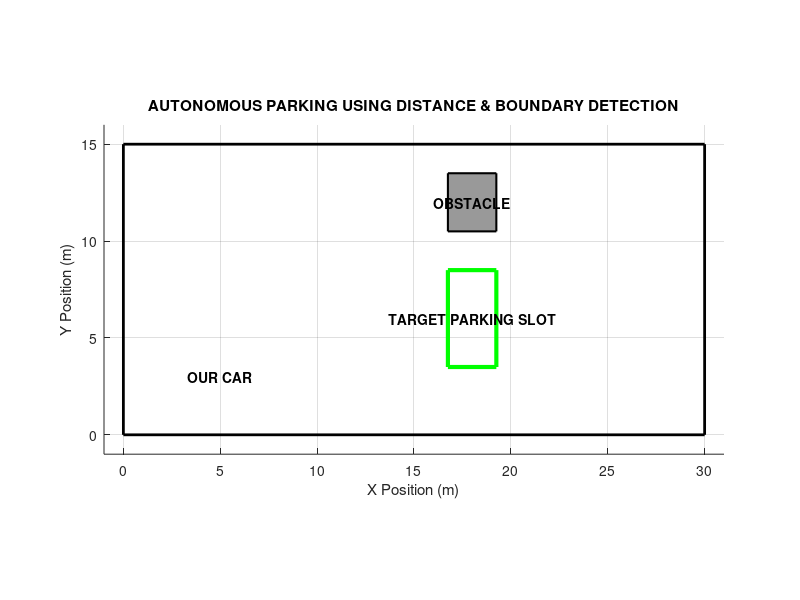

The MATLAB script that drew this image: (Note: this script raises an error after producing the figure.)
clc;
clear;
close all;

%% =========================================================
% AUTONOMOUS PARKING USING DISTANCE & BOUNDARY DETECTION
% VERSION 2
%
% Vehicle:
% Length   = 4.5 m
% Width    = 1.8 m
% Wheelbase = 2.7 m
%
% Parking maneuver:
% 1. Approach
% 2. Turn 90 degrees
% 3. Enter parking slot
% 4. Stop
% 5. Verify parking
%% =========================================================


%% =========================================================
% 1. VEHICLE PARAMETERS
%% =========================================================

vehicle.length = 4.5;
vehicle.width = 1.8;
vehicle.wheelbase = 2.7;

vehicle.maxSteering = deg2rad(30);


%% =========================================================
% 2. PARKING ENVIRONMENT
%% =========================================================

env.x_min = 0;
env.x_max = 30;

env.y_min = 0;
env.y_max = 15;


%% =========================================================
% TARGET PARKING SLOT
%% =========================================================

slot.x = 18;
slot.y = 6;

slot.width = 2.5;
slot.length = 5.0;


%% =========================================================
% OBSTACLE VEHICLE
%% =========================================================

obstacle.x = 18;
obstacle.y = 12;

obstacle.width = 2.5;
obstacle.length = 3.0;


%% =========================================================
% 3. INITIAL VEHICLE STATE
%% =========================================================

x = 5;
y = 3;

theta = 0;


%% =========================================================
% SIMULATION PARAMETERS
%% =========================================================

dt = 0.02;

simulationTime = 40;

time = 0:dt:simulationTime;


%% =========================================================
% STATE MACHINE
%% =========================================================

state = 1;

% State 1 = APPROACH
% State 2 = TURN
% State 3 = PARK
% State 4 = PARKED
% State 5 = EMERGENCY STOP


%% =========================================================
% TURN PARAMETERS
%% =========================================================

turnRadius = 1.0;

turnCenterX = 17;

turnCenterY = 4;

turnAngle = -pi/2;


%% =========================================================
% CREATE FIGURE
%% =========================================================

figure( ...
    'Name','Autonomous Parking System V2', ...
    'NumberTitle','off');

hold on;

grid on;

axis equal;

xlim([-1 31]);
ylim([-1 16]);

xlabel('X Position (m)');
ylabel('Y Position (m)');

title( ...
    'AUTONOMOUS PARKING USING DISTANCE & BOUNDARY DETECTION');


%% =========================================================
% PARKING LOT
%% =========================================================

rectangle( ...
    'Position',[ ...
    env.x_min ...
    env.y_min ...
    env.x_max-env.x_min ...
    env.y_max-env.y_min], ...
    'EdgeColor','k', ...
    'LineWidth',2);


%% =========================================================
% TARGET PARKING SLOT
%% =========================================================

rectangle( ...
    'Position',[ ...
    slot.x-slot.width/2 ...
    slot.y-slot.length/2 ...
    slot.width ...
    slot.length], ...
    'EdgeColor','g', ...
    'LineWidth',3);


text( ...
    slot.x, ...
    slot.y, ...
    'TARGET PARKING SLOT', ...
    'HorizontalAlignment','center', ...
    'FontWeight','bold');


%% =========================================================
% OBSTACLE
%% =========================================================

rectangle( ...
    'Position',[ ...
    obstacle.x-obstacle.width/2 ...
    obstacle.y-obstacle.length/2 ...
    obstacle.width ...
    obstacle.length], ...
    'FaceColor',[0.6 0.6 0.6], ...
    'EdgeColor','k', ...
    'LineWidth',1.5);


text( ...
    obstacle.x, ...
    obstacle.y, ...
    'OBSTACLE', ...
    'HorizontalAlignment','center', ...
    'FontWeight','bold');


%% =========================================================
% CAR
%% =========================================================

car = patch( ...
    [0 0 0 0], ...
    [0 0 0 0], ...
    'b', ...
    'EdgeColor','k', ...
    'LineWidth',2);


%% =========================================================
% CAR LABEL
%% =========================================================

carLabel = text( ...
    x, ...
    y, ...
    'OUR CAR', ...
    'HorizontalAlignment','center', ...
    'FontWeight','bold');


%% =========================================================
% TRAJECTORY
%% =========================================================

trajectoryX = [];
trajectoryY = [];

trajectory = plot( ...
    NaN, ...
    NaN, ...
    'b--', ...
    'LineWidth',1.5);


%% =========================================================
% SENSOR GRAPHICS
%% =========================================================

frontSensor = plot( ...
    NaN,NaN, ...
    'r-', ...
    'LineWidth',2);

rearSensor = plot( ...
    NaN,NaN, ...
    'm-', ...
    'LineWidth',2);

leftSensor = plot( ...
    NaN,NaN, ...
    'c-', ...
    'LineWidth',2);

rightSensor = plot( ...
    NaN,NaN, ...
    'y-', ...
    'LineWidth',2);


%% =========================================================
% INFORMATION PANEL
%% =========================================================

info = text( ...
    1, ...
    14, ...
    '', ...
    'FontSize',10, ...
    'VerticalAlignment','top');


%% =========================================================
% PARKING STATUS
%% =========================================================

status = text( ...
    1, ...
    10, ...
    '', ...
    'FontSize',13, ...
    'FontWeight','bold');


%% =========================================================
% MAIN SIMULATION
%% =========================================================

for k = 1:length(time)


    %% =====================================================
    % SENSOR MODEL
    %% =====================================================

    frontDistance = env.y_max - y;

    rearDistance = y - env.y_min;

    leftDistance = x - env.x_min;

    rightDistance = env.x_max - x;


    %% =====================================================
    % OBSTACLE DISTANCES
    %% =====================================================

    obstacleLeft = ...
        obstacle.x - obstacle.width/2;

    obstacleRight = ...
        obstacle.x + obstacle.width/2;

    obstacleBottom = ...
        obstacle.y - obstacle.length/2;

    obstacleTop = ...
        obstacle.y + obstacle.length/2;


    %% FRONT OBSTACLE DETECTION

    if x >= obstacleLeft && ...
       x <= obstacleRight && ...
       obstacleBottom > y

        frontDistance = min( ...
            frontDistance, ...
            obstacleBottom-y);

    end


    %% REAR OBSTACLE DETECTION

    if x >= obstacleLeft && ...
       x <= obstacleRight && ...
       obstacleTop < y

        rearDistance = min( ...
            rearDistance, ...
            y-obstacleTop);

    end


    %% LEFT OBSTACLE DETECTION

    if y >= obstacleBottom && ...
       y <= obstacleTop && ...
       obstacleRight < x

        leftDistance = min( ...
            leftDistance, ...
            x-obstacleRight);

    end


    %% RIGHT OBSTACLE DETECTION

    if y >= obstacleBottom && ...
       y <= obstacleTop && ...
       obstacleLeft > x

        rightDistance = min( ...
            rightDistance, ...
            obstacleLeft-x);

    end


    %% =====================================================
    % SAFETY LIMIT
    %% =====================================================

    safeDistance = 0.6;

    minimumDistance = min([ ...
        frontDistance ...
        rearDistance ...
        leftDistance ...
        rightDistance]);


    %% =====================================================
    % EMERGENCY STOP
    %% =====================================================

    if minimumDistance < safeDistance && ...
       state ~= 4

        state = 5;

    end


    %% =====================================================
    % STATE 1 — APPROACH
    %% =====================================================

    if state == 1


        status.String = ...
            'STATE: APPROACHING PARKING SLOT';


        speed = 0.8;

        steering = 0;


        %% Drive to x = 17 m

        if x >= 17

            state = 2;

        end


    %% =====================================================
    % STATE 2 — 90 DEGREE TURN
    %% =====================================================

    elseif state == 2


        status.String = ...
            'STATE: ALIGNING / TURNING';


        %% Constant-radius left turn

        speed = 0.25;

        steering = ...
            atan(vehicle.wheelbase/turnRadius);


        %% Vehicle model

        x = x + ...
            speed*cos(theta)*dt;

        y = y + ...
            speed*sin(theta)*dt;

        theta = theta + ...
            (speed/vehicle.wheelbase)* ...
            tan(steering)*dt;


        %% Stop turning at approximately 90 degrees

        if theta >= pi/2

            theta = pi/2;

            state = 3;

        end


    %% =====================================================
    % STATE 3 — ENTER PARKING SLOT
    %% =====================================================

    elseif state == 3


        status.String = ...
            'STATE: ENTERING PARKING SLOT';


        speed = 0.4;

        steering = 0;


        %% Vehicle model

        x = x + ...
            speed*cos(theta)*dt;

        y = y + ...
            speed*sin(theta)*dt;


        %% Parking target reached

        if y >= slot.y

            state = 4;

        end


    %% =====================================================
    % STATE 4 — PARKED
    %% =====================================================

    elseif state == 4


        speed = 0;

        steering = 0;

        status.String = ...
            '✓ PARKING COMPLETE';


    %% =====================================================
    % STATE 5 — EMERGENCY STOP
    %% =====================================================

    elseif state == 5


        speed = 0;

        steering = 0;

        status.String = ...
            '⚠ EMERGENCY STOP - OBSTACLE DETECTED';

    end


    %% =====================================================
    % APPROACH VEHICLE MODEL
    %% =====================================================

    if state == 1

        x = x + ...
            speed*cos(theta)*dt;

        y = y + ...
            speed*sin(theta)*dt;

    end


    %% =====================================================
    % UPDATE TRAJECTORY
    %% =====================================================

    trajectoryX(end+1) = x;

    trajectoryY(end+1) = y;

    set( ...
        trajectory, ...
        'XData',trajectoryX, ...
        'YData',trajectoryY);


    %% =====================================================
    % CAR GEOMETRY
    %% =====================================================

    L = vehicle.length;

    W = vehicle.width;


    corners = [ ...
        L/2   W/2;
        L/2  -W/2;
       -L/2  -W/2;
       -L/2   W/2];


    %% Rotation matrix

    R = [ ...
        cos(theta) -sin(theta);
        sin(theta)  cos(theta)];


    rotatedCorners = ...
        (R*corners')';


    carX = rotatedCorners(:,1)+x;

    carY = rotatedCorners(:,2)+y;


    set( ...
        car, ...
        'XData',carX, ...
        'YData',carY);


    set( ...
        carLabel, ...
        'Position',[x y]);


    %% =====================================================
    % SENSOR RAYS
    %% =====================================================

    sensorLength = 5;


    %% Front

    set( ...
        frontSensor, ...
        'XData',[x ...
                 x+sensorLength*cos(theta)], ...
        'YData',[y ...
                 y+sensorLength*sin(theta)]);


    %% Rear

    set( ...
        rearSensor, ...
        'XData',[x ...
                 x-sensorLength*cos(theta)], ...
        'YData',[y ...
                 y-sensorLength*sin(theta)]);


    %% Left

    set( ...
        leftSensor, ...
        'XData',[x ...
                 x-sensorLength*sin(theta)], ...
        'YData',[y ...
                 y+sensorLength*cos(theta)]);


    %% Right

    set( ...
        rightSensor, ...
        'XData',[x ...
                 x+sensorLength*sin(theta)], ...
        'YData',[y ...
                 y-sensorLength*cos(theta)]);


    %% =====================================================
    % INFORMATION DISPLAY
    %% =====================================================

    stateNames = { ...
        'APPROACH', ...
        'TURN', ...
        'PARK', ...
        'PARKED', ...
        'EMERGENCY STOP'};


    info.String = sprintf( ...
        ['SYSTEM DATA\n\n' ...
         'State: %s\n\n' ...
         'X = %.2f m\n' ...
         'Y = %.2f m\n' ...
         'Heading = %.1f deg\n\n' ...
         'Front = %.2f m\n' ...
         'Rear  = %.2f m\n' ...
         'Left  = %.2f m\n' ...
         'Right = %.2f m\n\n' ...
         'Speed = %.2f m/s\n' ...
         'Steering = %.1f deg'], ...
         stateNames{state}, ...
         x, ...
         y, ...
         rad2deg(theta), ...
         frontDistance, ...
         rearDistance, ...
         leftDistance, ...
         rightDistance, ...
         speed, ...
         rad2deg(steering));


    %% =====================================================
    % PARKING VERIFICATION
    %% =====================================================

    if state == 4


        positionError = ...
            sqrt((x-slot.x)^2 + ...
                 (y-slot.y)^2);


        headingError = ...
            abs(rad2deg(theta-pi/2));


        %% Check if vehicle is safely parked

        if positionError < 0.3 && ...
           headingError < 5

            status.String = ...
                '✓ PARKING COMPLETE - VEHICLE SAFE';


        end

    end


    %% =====================================================
    % UPDATE FIGURE
    %% =====================================================

    drawnow;

    pause(0.01);


    %% Stop simulation after parking

    if state == 4

        pause(2);

        break;

    end


    %% Stop after emergency

    if state == 5

        pause(2);

        break;

    end

end


%% =========================================================
% FINAL RESULT
%% =========================================================

fprintf('\n');
fprintf('=============================================\n');
fprintf('       AUTONOMOUS PARKING RESULT\n');
fprintf('=============================================\n');

fprintf('Final X position  : %.2f m\n',x);
fprintf('Final Y position  : %.2f m\n',y);

fprintf('Final heading     : %.2f degrees\n', ...
    rad2deg(theta));

fprintf('Target X          : %.2f m\n',slot.x);
fprintf('Target Y          : %.2f m\n',slot.y);

fprintf('Position error    : %.2f m\n', ...
    sqrt((x-slot.x)^2 + (y-slot.y)^2));

fprintf('=============================================\n');
